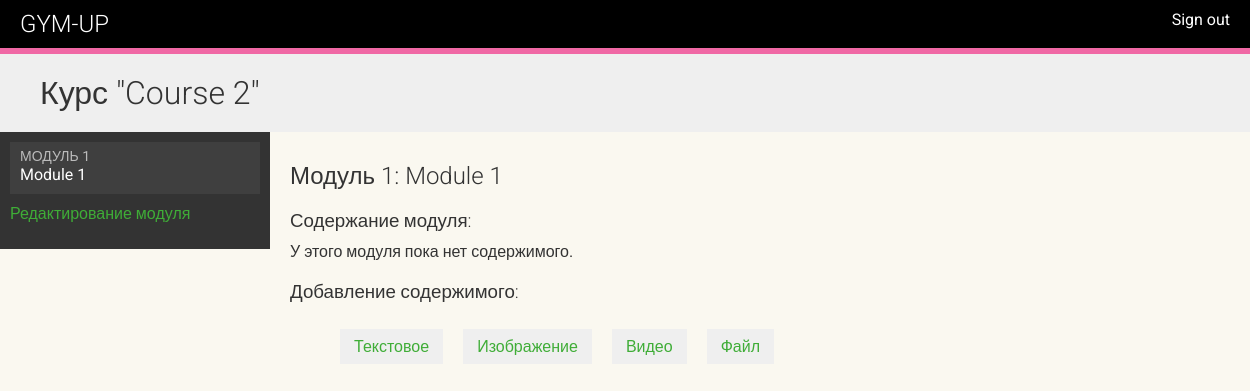
The page /course/module/5/ (signed in) on the database as committed earlier.
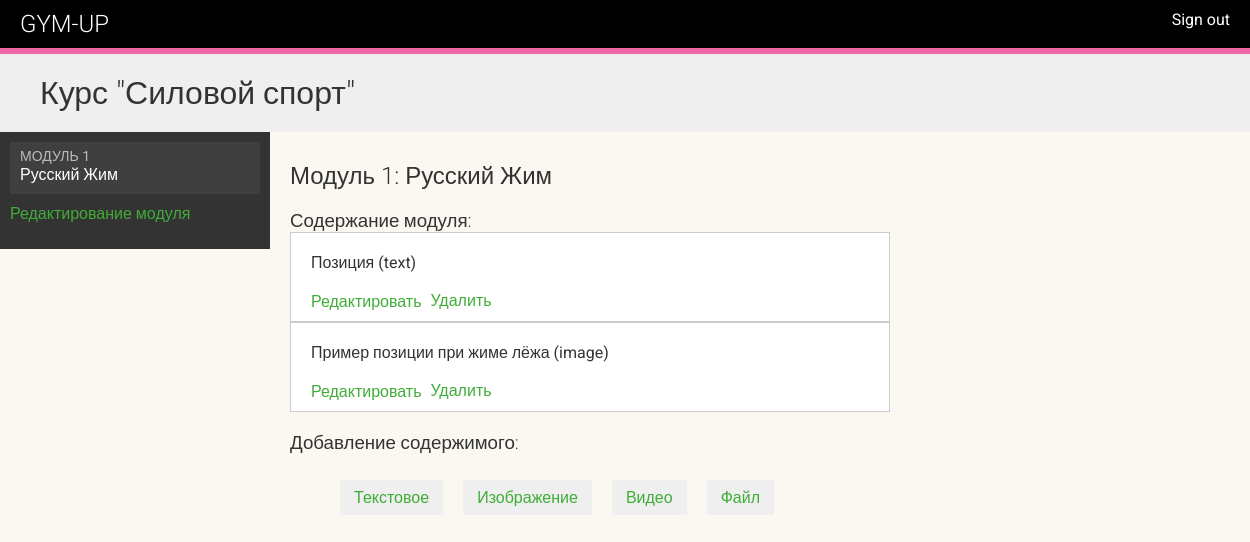
The same page on the database as committed later.
### courses/models.py (models this page shows, shortened)
class Course(models.Model):
    owner = models.ForeignKey(
        User, related_name="courses_created", on_delete=models.CASCADE
    )
    subject = models.ForeignKey(
        Subject, related_name="courses", on_delete=models.CASCADE
    )
    title = models.CharField(max_length=200)
    slug = models.SlugField(max_length=200, unique=True)
    overview = models.TextField()
    created = models.DateTimeField(auto_now_add=True)
    class Meta:
        ordering = ["-created"]

class Module(models.Model):
    course = models.ForeignKey(Course, related_name="modules", on_delete=models.CASCADE)
    title = models.CharField(max_length=200)
    description = models.TextField(blank=True)
    order = OrderField(blank=True, for_fields=["course"])
    class Meta:
        ordering = ["order"]

class Content(models.Model):
    module = models.ForeignKey(
        Module,
        related_name="contents",
        on_delete=models.CASCADE,
        limit_choices_to={
            "model__in": (
                "text",
                "video",
                "image",
                "file",
            )
        },
    )
    content_type = models.ForeignKey(ContentType, on_delete=models.CASCADE)
    object_id = models.PositiveIntegerField()
    item = GenericForeignKey("content_type", "object_id")
    order = OrderField(blank=True, for_fields=["module"])
    class Meta:
        ordering = ["order"]

class ItemBase(models.Model):
    owner = models.ForeignKey(
        User, related_name="%(class)s_related", on_delete=models.CASCADE
    )
    title = models.CharField(max_length=250)
    created = models.DateTimeField(auto_now_add=True)
    updated = models.DateTimeField(auto_now=True)
    class Meta:
        abstract = True
    def __str__(self):
        return self.title

class Text(ItemBase):
    content = models.TextField()

class Image(ItemBase):
    file = models.FileField(upload_to="images")

### courses/views.py (the view)
class ModuleContentListView(TemplateResponseMixin, View):
    template_name = 'courses/manage/module/content_list.html'
    def get(self, request, module_id):
        module = get_object_or_404(Module,
                                   id=module_id,
                                   course__owner=request.user)
        return self.render_to_response({'module': module})

### courses/templatetags/course.py (called while the page is built)
@register.filter
def model_name(obj):
    try:
        return obj._meta.model_name
    except AttributeError:
        return None

### courses/templates/courses/manage/module/content_list.html (shortened to what this page needs)
{% extends "base.html" %}
{% load course %}
{% block content %}
{% with course=module.course %}
  <h1>Курс "{{ course.title }}"</h1>
    <div class="contents">
      <ul id="modules">
          {% for m in course.modules.all %}
            <li data-id="{{ m.id }}" {% if m == module %} class="selected"{% endif %}>
              <a href="{% url 'module_content_list' m.id %}">
                  <span>
                      Модуль <span class="order">{{ m.order|add:1 }}</span>
                  </span>
                  <br>
                  {{ m.title }}
              </a>
            </li>
          {% empty %}
           <li>Модулей пока нет</li>
          {% endfor  %}
      </ul>
      <p><a href="{% url 'course_module_update' course.id  %}">Редактирование модуля</a></p>
    </div>
    <div class="module">
      <h2>Модуль {{ module.order|add:1  }}: {{ module.title }}</h2>
      <h3>Содержание модуля:</h3>
      <div id="module-contents">
        {% for content in module.contents.all %}
          <div data-id="{{ content.id  }}">
            {% with item=content.item %}
              <p>{{ item }} ({{ item|model_name }})</p>
              <a href="{% url 'module_content_update' module.id item|model_name item.id %}">
                Редактировать
              </a>
              <form action="{% url 'module_content_delete' content.id %}" method="post">
                <input type="submit" value="Удалить">
              </form>
            {% endwith %}
          </div>
        {% empty %}
          <p>У этого модуля пока нет содержимого.</p>
        {% endfor %}
      </div>
      <h3>Добавление содержимого:</h3>
      <ul class="content-types">
        <li>
          <a href="{% url 'module_content_create' module.id 'text' %}">
              Текстовое
          </a>
        </li>
        <li>
          <a href="{% url 'module_content_create' module.id 'image' %}">
            Изображение
          </a>
        </li>
        <li>
          <a href="{% url 'module_content_create' module.id 'video' %}">
            Видео
          </a>
        </li>
        <li>
          <a href="{% url 'module_content_create' module.id 'file' %}">
            Файл
          </a>
        </li>
      </ul>
    </div>
{% endwith %}
{% endblock %}

### courses/templates/base.html (shortened to what this page needs)
{% load static %}
<!DOCTYPE html>
<html lang="en">
    <head>
        <link href="{% static 'css/base.css' %}" rel="stylesheet">
    </head>
    <body>
      <div id="header">
          <a href="/" class="logo">Gym-Up</a>
          <ul class="menu">
              {% if request.user.is_authenticated %}
                <li><a href="{% url 'logout' %}">Sign out</a></li>
              {% else %}
                <li><a href="{% url 'login' %}">Sign in</a></li>
              {% endif %}
          </ul>
      </div>
      <div id="content">
          {% block content %}
          {% endblock %}
      </div>
    </body>
</html>

### courses/static/css/base.css (style rules this page uses)
body { margin:0; font-family:'Roboto', sans-serif; font-weight:400; color:#333; background-color: #FAF8F0 ; }
a { color:#3fad37; text-decoration:none; }
ul { float:left; }
h1, h2, h3, h4, h5, h6 { font-family:'Roboto', sans-serif; font-weight:300; }
h1 { background:#efefef; width:100%; overflow:auto; padding:20px 0 20px 40px; margin:0; }
.module { padding:10px 20px; float:left; width:600px; }
.module h3 { margin:20px 0 0; padding:0; width:100%; }
.module p { margin:10px 0 20px; width:100%; float:left; }
#header { background:#000000; overflow:auto; padding:10px 20px; border-bottom:6px solid #F068A5; }
#header .logo { text-decoration:none; font-family:'Roboto', sans-serif; font-weight:300; text-transform:uppercase; font-size:24px; color:#fff; float:left; }
#header a { color:#fff; }
#header .menu { list-style:none; float:right; margin:0; padding:0; }
.contents { width:20%; padding:10px; float:left; background:#333; color: #fff; font-family:'Roboto', sans-serif; }
.contents ul { list-style:none; margin:0; padding:0; width:100%; }
.contents ul li { margin:0 0 10px 0; padding:4px 10px 10px; overflow:auto; cursor:move; }
.contents ul li.selected { background:#3f3f3f; }
.contents ul span { text-transform:uppercase; color:#bbb; font-size:14px; }
.contents ul a { display:block; color:#fff; text-decoration:none; }
ul.content-types li { list-style:none; float:left; margin:10px; background:#efefef; padding:8px 14px; }
input, select, textarea { border:1px solid #ccc; border-bottom:3px solid #F068A5; padding:8px 12px; font-size:16px; font-family:'Roboto', sans-serif; float:left; clear:both; width:300px; }
input[type=submit], a.button { border-radius:5px; background:#4AC8F5; color:#fff; font-size:16px; text-transform:uppercase; border:none; padding:10px 20px; margin:20px 0; }
#module-contents div { padding:10px 20px; border:1px solid #ccc; background:#fff }
#module-contents form { margin:0; padding:0; }
#module-contents input[type=submit] { color:#3fad37; background:none; margin:-20px 0 0; padding:0; float:left; text-transform:none; }

Rows that differ between the two databases and show on the page:
changed Course: title "Course 2" → "Силовой спорт"
changed Module: title "Module 1" → "Русский Жим"
added Content: item "Позиция", item|model_name "text"
added Content: item "Пример позиции при жиме лёжа", item|model_name "image"
Other text that changed with them:
text no longer shown: "У этого модуля пока нет содержимого."
